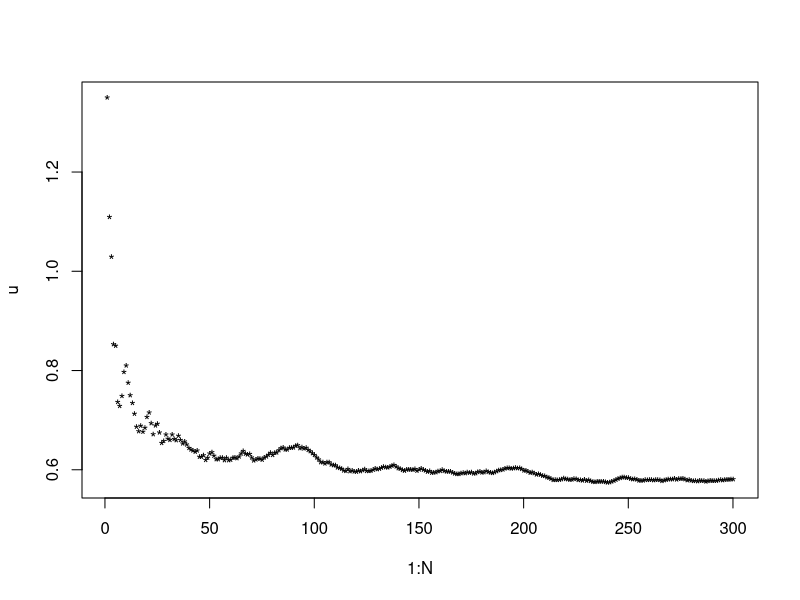

Here is the R script that generated this plot:
## ---- chunk 1
knitr::opts_chunk$set(echo = TRUE)
## ---- chunk 2
trials = 10000

wins_of_A = rep(0,trials)

for (i in 1:trials) {
  while(1) {
    A = runif(1) < .5
    B = runif(1) < .5
    C = runif(1) < .5
    if (A != B | B != C) break
  }
  wins_of_A[i] = (A != B & B == C)
}

prob = sum(wins_of_A)/trials

cat("P(A) is:", prob, "\n")
## ---- chunk 3
trials = 40000

wins_of_A = rep(0,trials)

for (i in 1:trials) {
  while(1) {
    A = runif(1) < .5
    B = runif(1) < .5
    if (A | B) break
  }
  wins_of_A = A
}

prob = sum(wins_of_A)/trials

cat("The 95% Confidence Interval of P(A) is ", prob, " +/- ", .005, "\n")
## ---- chunk 4
trials = 300

phat = sum(runif(trials)<.1)/trials

margin = 1.96*sqrt(phat*(1-phat)/trials)

cat(phat, "+/-", margin, "\n")
## ---- chunk 5
N = 300

l = rep(0,N)

u = rep(0,N)

trial = (runif(N))

for (n in 1:N) {
  phat = sum(trial[1:n]/n)
  margin = 1.96*sqrt(phat*(1-phat)/n)
  l[n] = phat - margin
  u[n] = phat + margin
}

plot(1:N, u, pch = '*')
points(1:N, l, pch = '+')
## ---- chunk 6
n = 300
p = .1
N = 1000

contains = rep(0,N)

for (i in 1:N) {
  phat = sum(runif(n) < p)/n
  margin = 1.96*sqrt(phat*(1-phat)/n)
  contains[i] = (p > (phat - margin)) & (p < (phat + margin))
}

cat("The contained fraction is: ", sum(contains)/N)
## ---- chunk 7
sum(runif(1) > cumsum(p)) + 1
